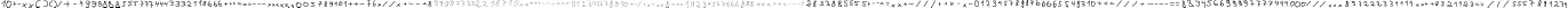
#> input picture img.png, 9591 x 45 px (shown at 1/7 size)
$ python __init__.py
#> lines starting #> are read from the running program, lines starting #| are printed output that depends on the picture
from PIL import Image
import numpy as np
from numpy import asarray

img = Image.open('img.png')
#> img is the input picture: PIL image 9591x45 RGBA; mean R, G, B, A 228.5, 228.5, 228.5, 255
array = asarray(img)
array = abs(array-255)
array2D = array.sum(axis=2)
rows = array2D.sum(axis=0)
#> rows = 9591 values, max 4113 at index 8250, min 0 at index 0, mean 424.7
columns = array2D.sum(axis=1)
#> columns = 45 values, max 154314 at index 23, min 2529 at index 0, mean 90513.3
newsize = np.full((1000,4),(0,0,45,45))
print(rows)
#> (printed output is left out)
print(columns)
#| [  2529   8490  17526  32682  36204  62025  76884 105897  76671 107355
#|   93474 112659  81468 106470  92268  81315 120408 106380 127404 100578
#|  128973 121158 122301 154314 126174 142848 116655 121653 114408  93555
#|  132990 119097 115563 104934 144939 114699 107850 109254  89985  73650
#|   64500  43893  26205  18603  16212]
k=0
for i in range(len(rows)):
    if rows[i] != 0 and newsize[k][0] == 0:
       newsize[k][0] = i
    elif rows[i] == 0 and newsize[k][0] != 0:
        newsize[k][2] = i
        k+=1
#> after the loop, k = 278; newsize = 1000 rows, first 6: [9, 0, 33, 45], [37, 0, 71, 45], [82, 0, 99, 45], [107, 0, 129, 45], [136, 0, 164, 45], [177, 0, 207, 45]
print(k)
#| 278
for i in range(len(columns)):
    if columns[i] != 0 and newsize[0][1] == 0:
        for j in range(k): newsize[j][1] = i
    elif columns[i] == 0 and newsize[0][1] != 0:
        for j in range(k): newsize[j][3] = i
        break
#> this loop made 45 passes
#> after the loop, newsize = 1000 rows, first 6: [9, 1, 33, 45], [37, 1, 71, 45], [82, 1, 99, 45], [107, 1, 129, 45], [136, 1, 164, 45], [177, 1, 207, 45]
print(newsize)
#> (printed output is left out)
for i in range(k):
    img.crop(newsize[i]).resize([45,45]).save("./test/j"+str(i)+".png")
#> this loop made 278 passes
#> pass 1, `img.crop(newsize[i]).resize([45,45]).save("./test/j"+str(i)+".png")`:
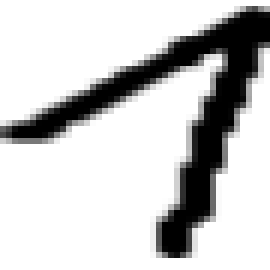
#> saved as j0.png: PIL image 45x45 RGBA (shown 6 times larger); mean R, G, B, A 202, 202, 202, 255
#> pass 2, `img.crop(newsize[i]).resize([45,45]).save("./test/j"+str(i)+".png")`:
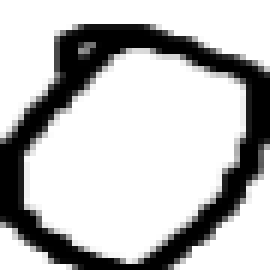
#> saved as j1.png: PIL image 45x45 RGBA (shown 6 times larger); mean R, G, B, A 191.4, 191.4, 191.4, 255
